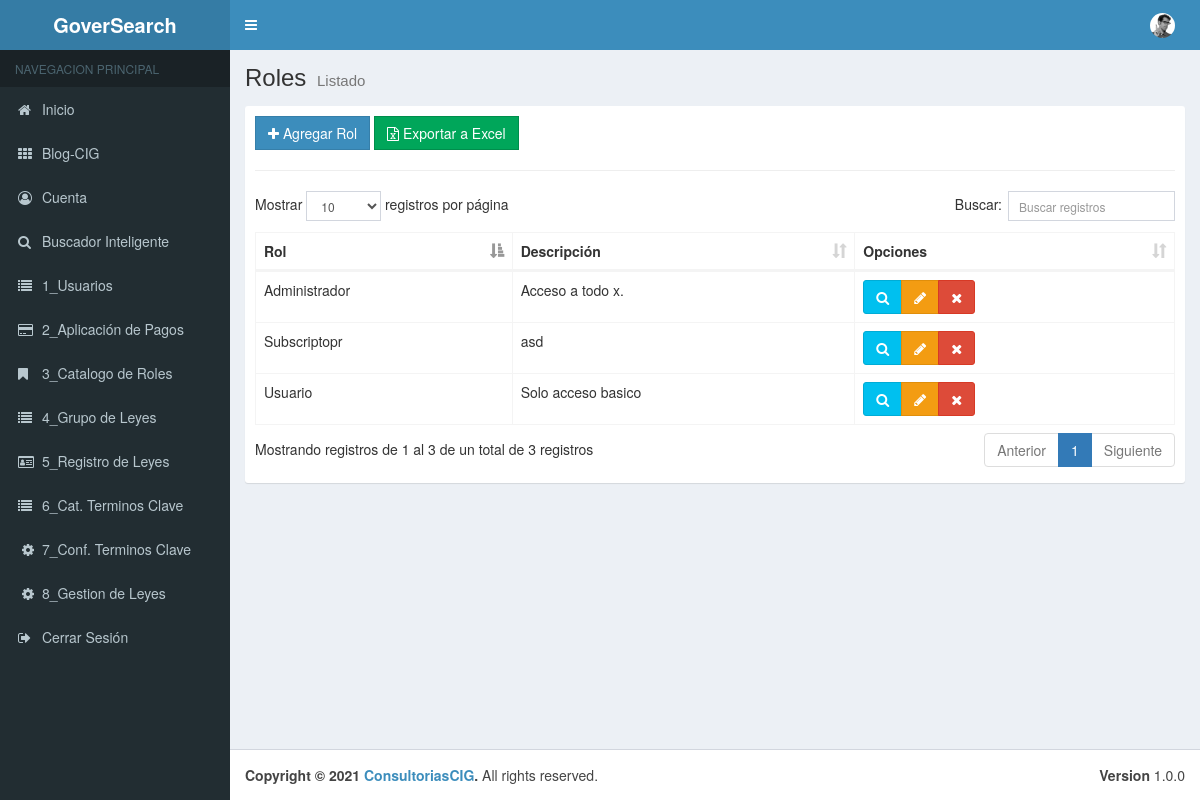
/00_Menu/cRoles, run on an earlier commit of the app's database.
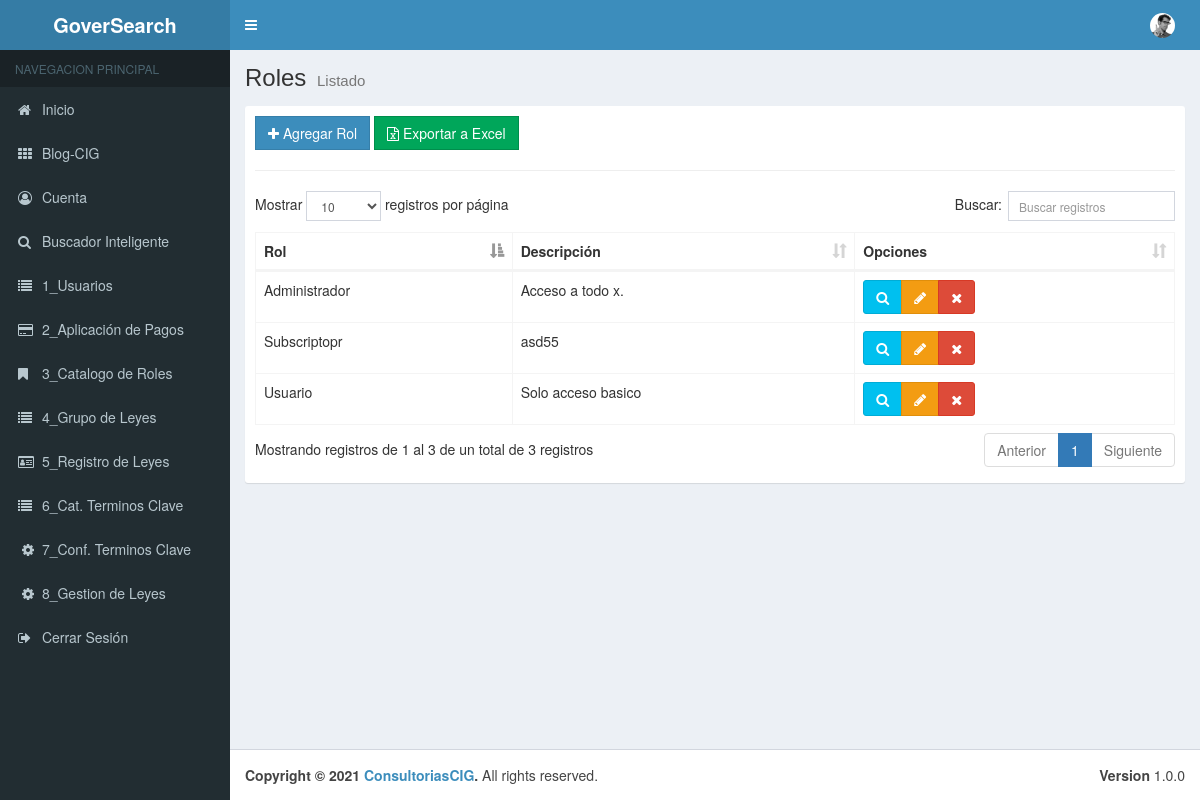
And on a later commit of the database.
### tables this page shows
CREATE TABLE `tbl_roles` (
  `pk_Rol` int(11) NOT NULL,
  `Nombre_Rol` varchar(50) NOT NULL,
  `Descripcion` varchar(50) NOT NULL,
  `Estado` bit(1) NOT NULL
);

### application/controllers/00_Menu/cRoles.php (called while the page is built, shortened)
<?php
class cRoles extends CI_Controller {
	public function __construct(){
		$this->load->model("Roles_Model");
	}
	public function index()
	{
		$data = array(
			'roles' =>$this->Roles_Model->getRoles(),
	   );
		$this->load->view("layouts/header");
		$this->load->view("layouts/aside");
		$this->load->view("admin/01_Menu/vRoles/list", $data);
		$this->load->view("layouts/footer");
	}
}

### index.php (called while the page is built, shortened)
<?php
require_once BASEPATH.'core/CodeIgniter.php';

### application/models/Roles_Model.php (called while the page is built, shortened)
<?php
class Roles_Model extends CI_Model {
    public function getRoles(){
        $this->db->where("Estado","1");
        $resultados = $this->db->get("TBL_Roles");
        return $resultados->result();
    }
}

### application/views/admin/01_Menu/vRoles/list.php (the view)
<div class="content-wrapper">
    <section class="content-header">
        <h1>
        Roles
        <small>Listado</small>
        </h1>
    </section>
    <section class="content">
        <div class="box box-solid">
            <div class="box-body">
                    <div class="row">
                        <div class="col-md-12">
                            <a href="<?php echo base_url();?>00_Menu/cRoles/add" class="btn btn-primary btn-flat"><span class="fa fa-plus"></span> Agregar Rol</a>
                            <a href="<?php echo base_url();?>00_Menu/cReg_Leyes/add" class="btn btn-success btn-flat"><span class="fa fa-file-excel-o"></span> Exportar a Excel</a>
                        </div>
                    </div>
                <hr>
                    <div class="row">
                        <div class="col-md-12">
                            <table id="example1" class="table table-bordered table-hover">
                                <thead>
                                <tr>
                                    <th>Rol</th>
                                    <th>Descripción</th>
                                    <th>Opciones</th>
                                    </tr>
                                </thead>
                                <tbody>
                                    <?php if(!empty($roles)):?>
                                        <?php foreach($roles as $rol):?>
                                            <tr>
                                                <td><?php echo $rol->Nombre_Rol;?></td>
                                                <td><?php echo $rol->Descripcion;?></td>
                                                <?php $datarol = $rol->Nombre_Rol."*".$rol->Descripcion; ?>
                                                <td>
                                                    <div class="btn-group">
                                                        <button type="button" class="btn btn-info btn-view-rol" data-toggle="modal" data-target="#modal-default" value="<?php echo $datarol;?>">
                                                            <span class="fa fa-search"></span>
                                                        </button>
                                                        <a href="<?php echo base_url()?>00_Menu/cRoles/edit/<?php echo $rol->pk_Rol;?>" class="btn btn-warning"><span class="fa fa-pencil"></span></a>
                                                        <a href="<?php echo base_url();?>00_Menu/cRoles/delete/<?php echo $rol->pk_Rol;?>" class="btn btn-danger btn-remove"><span class="fa fa-remove"></span></a>                                                            </div>
                                                </td>
                                            </tr>
                                        <?php endforeach;?>
                                    <?php endif;?>
                                </tbody>
                            </table>
                        </div>
                    </div>
            </div>
        </div>
    </section>
</div>

What changed in the data, as far as the page shows it:
changed tbl_roles "Subscriptopr": Descripcion "asd" → "asd55"
